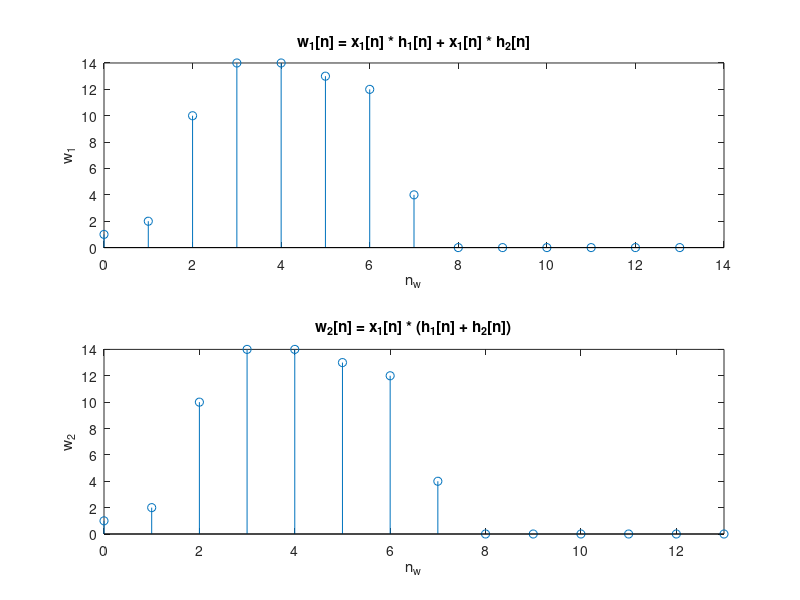

This chart was generated by the following MATLAB code:
nx1 = 0:9;
nh1 = 0:4;
x1 = [ones(1, 5) zeros(1, 5)];
h1 = [1 -1 3 0 1];
h2 = [0 2 5 4 -1];
h3 = h1 + h2;

nw = 0:13;
w1 = conv(x1, h1) + conv(x1, h2);
w2 = conv(x1, h3);

subplot(2, 1, 1)
stem(nw, w1)
xlabel('n_w')
ylabel('w_1')
title('w_1[n] = x_1[n] * h_1[n] + x_1[n] * h_2[n]')
subplot(2, 1, 2)
stem(nw, w2)
axis([0, 13, ylim])
xlabel('n_w')
ylabel('w_2')
title('w_2[n] = x_1[n] * (h_1[n] + h_2[n])')
% set(get(gca, 'title'), 'Interpreter', 'latex');
